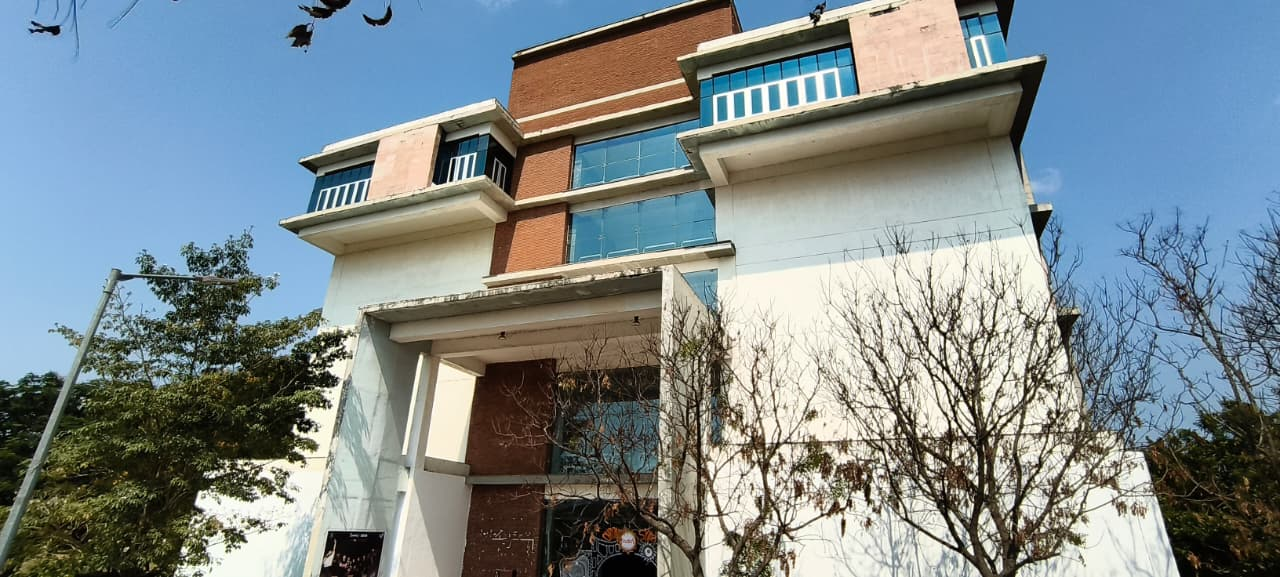
#> input picture source_images/image_1.jpeg, 1280 x 577 px, found by its file name
$ python futuristic.py
#> lines starting #> are read from the running program, lines starting #| are printed output that depends on the picture; after the words box and inside, x2 and y2 are one past the last pixel; in counts of white or black regions, pixels touching at a corner belong together
import cv2
import numpy as np
import math

def apply_futuristic_v2(input_path, output_path):
#> called with input_path = 'source_images/image_1.jpeg', output_path = 'processed_images/futuristic_style.png'
    img = cv2.imread(input_path)
#> img is the input picture: shape (577, 1280, 3); mean B, G, R 140.8, 137.4, 125.5
    h, w = img.shape[:2]

    # ── 1. UPSCALE for more detail headroom ──────────────────────────────────
    scale = 2
    img = cv2.resize(img, (w * scale, h * scale), interpolation=cv2.INTER_CUBIC)
#> img: shape (1154, 2560, 3)
    h, w = img.shape[:2]

    # ── 2. BASE COLOR GRADE: deep night-city cyan-blue ────────────────────────
    b, g, r = cv2.split(img.astype(np.float32))
    r = np.clip(r * 0.45, 0, 255)
    g = np.clip(g * 0.75, 0, 255)
    b = np.clip(b * 1.1 + 30, 0, 255)
    tinted = cv2.merge([b, g, r]).astype(np.uint8)

    # ── 3. CLAHE contrast on luminance ───────────────────────────────────────
    lab = cv2.cvtColor(tinted, cv2.COLOR_BGR2LAB)
#> lab: shape (1154, 2560, 3); mean of channels 0, 1, 2 110.3, 138.5, 83.8
    l, a, b_ch = cv2.split(lab)
    clahe = cv2.createCLAHE(clipLimit=4.0, tileGridSize=(8, 8))
    l = clahe.apply(l)
    base = cv2.cvtColor(cv2.merge([l, a, b_ch]), cv2.COLOR_LAB2BGR)

    # ── 4. MULTI-LAYER NEON EDGE GLOW ────────────────────────────────────────
    gray = cv2.cvtColor(base, cv2.COLOR_BGR2GRAY)

    # Fine edges
    edges_fine = cv2.Canny(gray, 40, 120)
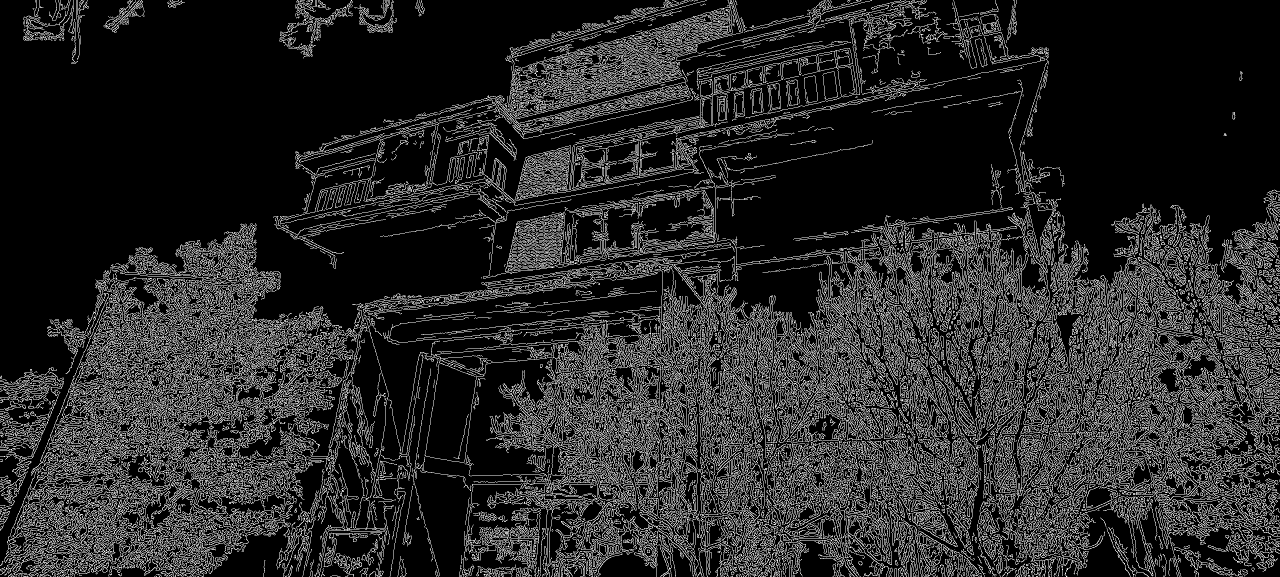
#> edges_fine: shape (1154, 2560) (shown at 1/2 size); 15.8% white in thin lines or dots
    # Coarse structural edges
    edges_coarse = cv2.Canny(gray, 15, 60)
#> edges_coarse: shape (1154, 2560); 20.4% white in thin lines or dots
    edges_coarse = cv2.dilate(edges_coarse, np.ones((3,3), np.uint8), iterations=1)
#> edges_coarse: shape (1154, 2560); 60.9% white; 26187 black regions (23282 under 20 px), largest, box (x1, y1, x2, y2) and area: (0, 0, 1148, 644) 276404, (1432, 192, 2034, 495) 84430, (609, 0, 1167, 229) 64469

    def make_glow(edges, color_bgr, blur_sizes):
#> called with color_bgr = (255, 255, 0)
        glow = np.zeros((h, w, 3), np.float32)
        for bsz, strength in blur_sizes:
            layer = np.zeros((h, w, 3), np.float32)
            for c, val in enumerate(color_bgr):
                layer[:,:,c] = edges.astype(np.float32) * (val / 255.0)
            blurred = cv2.GaussianBlur(layer, (bsz, bsz), 0)
            glow += blurred * strength
        return np.clip(glow, 0, 255).astype(np.uint8)

    # Cyan primary glow
    glow_cyan = make_glow(edges_fine, (255, 255, 0),
                          [(3,0.6), (9,0.4), (21,0.25), (41,0.1)])
    # Purple secondary glow on structure
    glow_purple = make_glow(edges_coarse, (255, 0, 200),
                            [(5,0.3), (15,0.2), (35,0.1)])
#> call 2 of make_glow, with color_bgr = (255, 0, 200)
#> after the loop in make_glow (call 2), `for bsz, strength in blur_sizes:`:
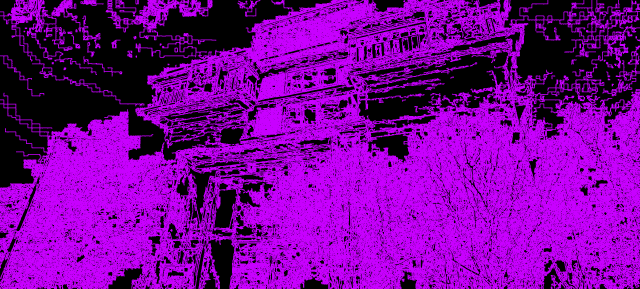
#> layer: shape (1154, 2560, 3) float32 (shown at 1/4 size); mean of channels 0, 1, 2 155.8, 0, 118.7; drawn as B, G, R
    # White hot core
    glow_white = make_glow(edges_fine, (255, 255, 255),
                           [(3,0.5)])
#> call 3 of make_glow, with color_bgr = (255, 255, 255)
#> after the loop in make_glow (call 3), `for bsz, strength in blur_sizes:`:
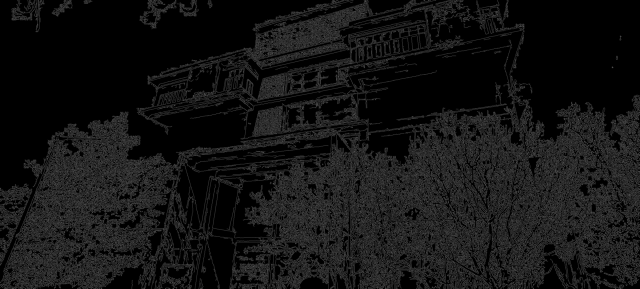
#> glow: shape (1154, 2560, 3) float32 (shown at 1/4 size); min 0, max 111.6, mean 20.2

    result = cv2.addWeighted(base, 1.0, glow_cyan, 0.7, 0)
    result = cv2.addWeighted(result, 1.0, glow_purple, 0.4, 0)
    result = cv2.addWeighted(result, 1.0, glow_white, 0.3, 0)

    # ── 5. ATMOSPHERIC VIGNETTE (heavy outer darkness) ───────────────────────
    Y, X = np.ogrid[:h, :w]
    cx, cy = w // 2, h // 2
    dist = np.sqrt(((X - cx) / cx) ** 2 + ((Y - cy) / cy) ** 2)
    vignette = np.clip(1.0 - 0.9 * (dist ** 1.4), 0.1, 1.0).astype(np.float32)
    for c in range(3):
        result[:,:,c] = np.clip(result[:,:,c].astype(np.float32) * vignette, 0, 255).astype(np.uint8)
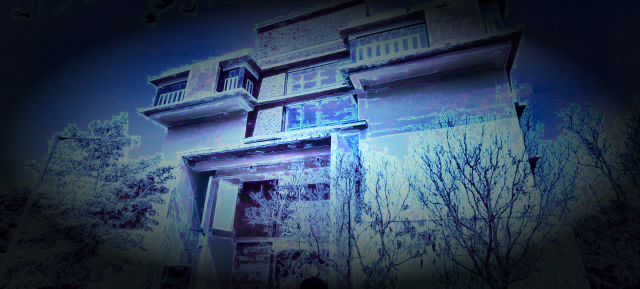
#> result: shape (1154, 2560, 3) (shown at 1/4 size); mean B, G, R 87.8, 64.8, 46.9

    # ── 6. PERSPECTIVE GRID (ground plane hologram) ──────────────────────────
    grid = np.zeros((h, w, 3), np.float32)
    horizon_y = int(h * 0.72)
    vp_x = w // 2  # vanishing point

    # Vertical perspective lines radiating from vanishing point
    num_vlines = 22
    for i in range(num_vlines + 1):
        t = i / num_vlines
        base_x = int(w * t)
        alpha = 1.0 - abs(t - 0.5) * 1.6
        alpha = max(0.0, alpha)
        color = (0, int(200 * alpha), int(255 * alpha))
        cv2.line(grid, (vp_x, horizon_y), (base_x, h), color, 1)

    # Horizontal lines (foreshortened)
    num_hlines = 14
    for i in range(num_hlines):
        t = (i / num_hlines) ** 2  # quadratic for perspective
        y = int(horizon_y + t * (h - horizon_y))
        alpha = t ** 0.5
        color = (0, int(150 * alpha), int(255 * alpha))
        cv2.line(grid, (0, y), (w, y), color, 1)

    grid_blur = cv2.GaussianBlur(grid, (3, 3), 0)
    result = cv2.addWeighted(result, 1.0, grid_blur.astype(np.uint8), 0.22, 0)

    # ── 7. SCANLINES (CRT/hologram texture) ──────────────────────────────────
    for y in range(0, h, 4):
        result[y, :] = (result[y, :].astype(np.float32) * 0.75).astype(np.uint8)

    # ── 8. CHROMATIC ABERRATION (sci-fi lens fringe) ─────────────────────────
    shift = 4
    b2, g2, r2 = cv2.split(result)
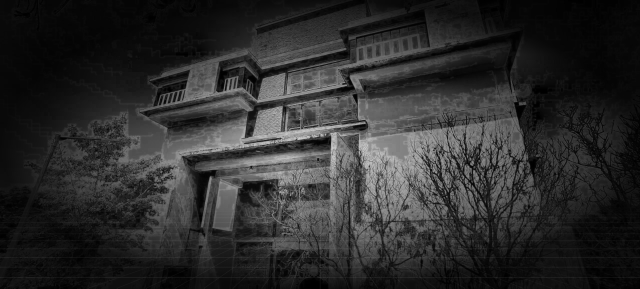
#> r2: shape (1154, 2560) (shown at 1/4 size); min 0, max 232, mean 44.3
    M_r = np.float32([[1, 0, shift], [0, 1, 0]])
#> M_r = [[1, 0, 4], [0, 1, 0]]
    M_b = np.float32([[1, 0, -shift], [0, 1, 0]])
#> M_b = [[1, 0, -4], [0, 1, 0]]
    r2 = cv2.warpAffine(r2, M_r, (w, h))
    b2 = cv2.warpAffine(b2, M_b, (w, h))
    result = cv2.merge([b2, g2, r2])

    # ── 9. LIGHT STREAKS on bright windows ───────────────────────────────────
    bright_mask = cv2.threshold(gray, 180, 255, cv2.THRESH_BINARY)[1]
#> bright_mask: shape (1154, 2560); 16.2% white; 4053 white regions (2849 under 20 px), largest, box (x1, y1, x2, y2) and area: (472, 489, 1462, 714) 39593, (361, 916, 688, 1154) 31986, (1435, 529, 1695, 721) 28001
    streak_layer = np.zeros((h, w, 3), np.float32)
    # Horizontal motion blur for streak
    streak_kernel = np.zeros((1, 61), np.float32)
    streak_kernel[0, :] = np.linspace(0, 1, 31).tolist() + np.linspace(1, 0, 30).tolist()
    streak_kernel /= streak_kernel.sum()
    for c, col in enumerate([(0, 200, 255), (100, 0, 255), (0, 255, 200)]):
        lyr = np.zeros((h, w), np.float32)
        lyr[bright_mask > 0] = col[c]
        streaked = cv2.filter2D(lyr, -1, streak_kernel)
        streak_layer[:,:,c] = streaked
#> this loop made 3 passes
#> pass 3, in apply_futuristic_v2, `streaked = cv2.filter2D(lyr, -1, streak_kernel)`:
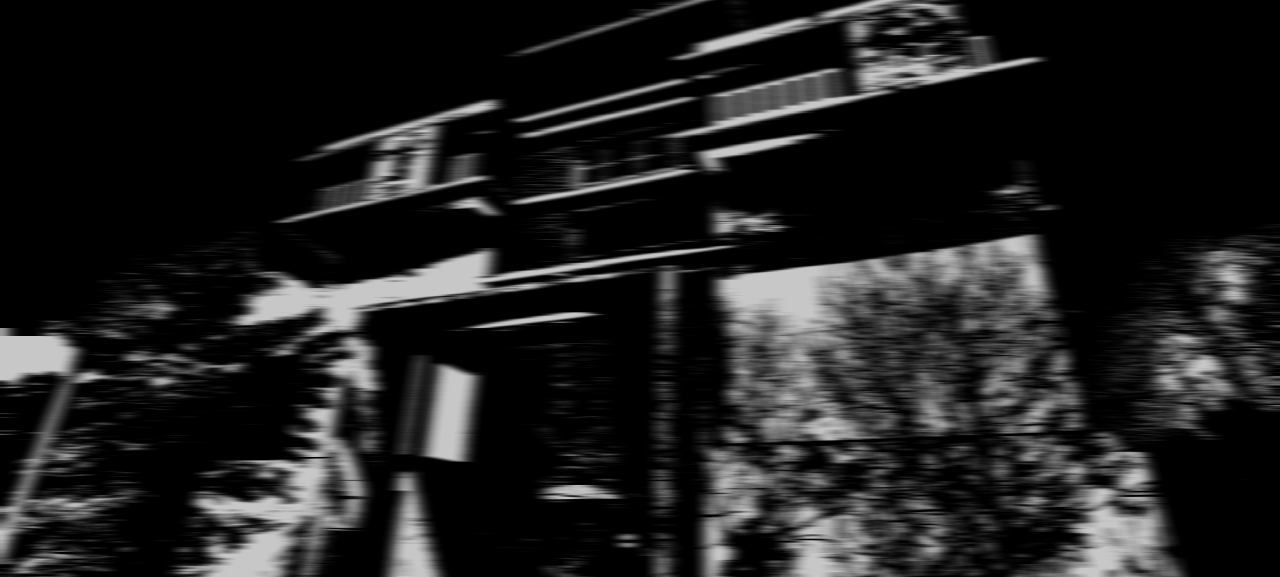
#> streaked: shape (1154, 2560) float32 (shown at 1/2 size); min 0, max 200, mean 32.4
    streak_blur = cv2.GaussianBlur(streak_layer, (1, 7), 0)
    result = cv2.addWeighted(result, 1.0,
                             np.clip(streak_blur, 0, 255).astype(np.uint8), 0.35, 0)

    # ── 10. PARTICLE DOTS (floating data points) ─────────────────────────────
    rng = np.random.default_rng(42)
    num_particles = 280
    px = rng.integers(0, w, num_particles)
    py = rng.integers(0, int(h * 0.75), num_particles)
    sizes = rng.integers(1, 5, num_particles)
    for i in range(num_particles):
        brightness = rng.random()
        if brightness > 0.7:
            color = (int(255*brightness), int(255*brightness), 0)   # cyan
        elif brightness > 0.4:
            color = (int(200*brightness), 0, int(255*brightness))   # purple
        else:
            color = (int(255*brightness), int(255*brightness), int(255*brightness))  # white
        cv2.circle(result, (int(px[i]), int(py[i])), int(sizes[i]), color, -1)

    # ── 11. HUD OVERLAY ELEMENTS ─────────────────────────────────────────────
    hud = np.zeros((h, w, 4), np.uint8)  # BGRA for alpha compositing

    def draw_hud_rect(img, x1, y1, x2, y2, color, alpha=0.18):
        overlay = img.copy()
        cv2.rectangle(overlay, (x1, y1), (x2, y2), color, -1)
        cv2.addWeighted(overlay, alpha, img, 1 - alpha, 0, img)
        cv2.rectangle(img, (x1, y1), (x2, y2), color, 1)

    # Top status bar
    draw_hud_rect(result, 0, 0, w, 55, (0, 180, 255), 0.25)
    # Bottom data bar
    draw_hud_rect(result, 0, h - 65, w, h, (0, 100, 200), 0.25)

    # Corner HUD brackets — thick & detailed
    bracket_c = (0, 255, 220)
    bracket_c2 = (100, 100, 255)
    L = 90; T = 2; mg = 20
    for (cx2, cy2, sx, sy) in [(mg, mg, 1, 1), (w-mg, mg, -1, 1),
                                (mg, h-mg, 1, -1), (w-mg, h-mg, -1, -1)]:
        cv2.line(result, (cx2, cy2), (cx2 + sx*L, cy2), bracket_c, T+1)
        cv2.line(result, (cx2, cy2), (cx2, cy2 + sy*L), bracket_c, T+1)
        cv2.line(result, (cx2 + sx*8, cy2 + sy*8),
                 (cx2 + sx*L, cy2 + sy*8), bracket_c2, 1)
        cv2.line(result, (cx2 + sx*8, cy2 + sy*8),
                 (cx2 + sx*8, cy2 + sy*L), bracket_c2, 1)
        cv2.circle(result, (cx2, cy2), 4, (255, 255, 255), -1)

    # Center crosshair
    cx2, cy2 = w//2, h//2 - 40
    cv2.line(result, (cx2-30, cy2), (cx2+30, cy2), (0,255,200), 1)
    cv2.line(result, (cx2, cy2-30), (cx2, cy2+30), (0,255,200), 1)
    cv2.circle(result, (cx2, cy2), 18, (0,255,200), 1)
    cv2.circle(result, (cx2, cy2), 5, (0,255,200), -1)

    # Side tick marks
    for y_tick in range(100, h-100, 40):
        cv2.line(result, (mg, y_tick), (mg+15, y_tick), (0, 200, 255), 1)
        cv2.line(result, (w-mg, y_tick), (w-mg-15, y_tick), (0, 200, 255), 1)

    # ── 12. HUD TEXT ─────────────────────────────────────────────────────────
    font = cv2.FONT_HERSHEY_SIMPLEX
#> font = 0
    font_m = cv2.FONT_HERSHEY_DUPLEX
#> font_m = 2

    def put_text_glow(img, text, pos, scale, color, thickness=1):
        glow_col = tuple(min(255, int(c * 1.5)) for c in color)
        cv2.putText(img, text, pos, font, scale, glow_col, thickness+2, cv2.LINE_AA)
        cv2.putText(img, text, pos, font, scale, color, thickness, cv2.LINE_AA)

    # Top bar texts
    put_text_glow(result, "SALVARA :: IMAGIX CHALLENGE", (mg+5, 36),
                  0.75, (0, 255, 220), 1)
    put_text_glow(result, "SCAN ID: SLV-2087-FTR", (w - 380, 36),
                  0.65, (180, 255, 255), 1)

    # Bottom bar texts
    put_text_glow(result, "FUTURE SCAN ACTIVE", (mg+5, h-20),
                  0.6, (0, 255, 200), 1)
    put_text_glow(result, "STRUCTURE: ANALYZED", (w//2 - 150, h-20),
                  0.6, (100, 200, 255), 1)
    put_text_glow(result, "SYS: ONLINE  //  RES: 4K", (w-340, h-20),
                  0.55, (0, 180, 255), 1)

    # Floating data tags near building features
    tags = [
        (int(w*0.38), int(h*0.12), "ROOFTOP SENSOR ARRAY"),
        (int(w*0.55), int(h*0.30), "SOLAR GLASS: ACTIVE"),
        (int(w*0.20), int(h*0.55), "ACCESS NODE"),
        (int(w*0.65), int(h*0.60), "STRUCTURAL LOAD: 98%"),
    ]
    for tx, ty, label in tags:
        cv2.line(result, (tx, ty), (tx+60, ty-25), (0,200,255), 1)
        put_text_glow(result, label, (tx+62, ty-28), 0.38, (0,230,255), 1)
        cv2.circle(result, (tx, ty), 4, (0,255,200), -1)
        cv2.circle(result, (tx, ty), 8, (0,255,200), 1)

    # ── 13. FINAL TONE CURVE (slight S-curve punch) ───────────────────────────
    lut = np.array([
        np.clip(((i/255.0)**0.85) * 255, 0, 255)
        for i in range(256)
    ], dtype=np.uint8)
#> lut = 256 values from 0 to 255
    result = cv2.LUT(result, lut)

    # ── 14. DOWNSCALE BACK to original size ──────────────────────────────────
    result = cv2.resize(result, (w//scale, h//scale), interpolation=cv2.INTER_AREA)

    cv2.imwrite(output_path, result, [cv2.IMWRITE_JPEG_QUALITY, 97])
    print(f"Done → {output_path}")

if __name__ == "__main__":
    apply_futuristic_v2(
        "source_images/image_1.jpeg",
        "processed_images/futuristic_style.png"
    )

$ run again, with source_images/image_2.jpeg copied over source_images/image_1.jpeg
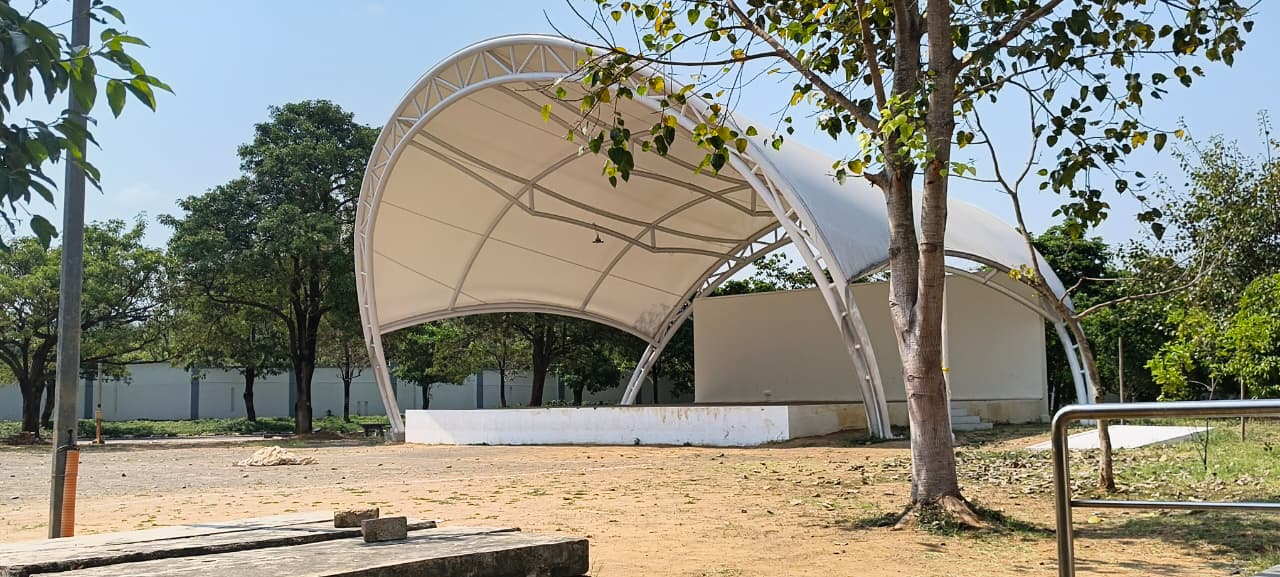
#> input picture source_images/image_2.jpeg, 1280 x 577 px, found by its file name
#> in apply_futuristic_v2, img is the input picture: shape (577, 1280, 3); mean B, G, R 125.4, 138.2, 139.5
#> img: shape (1154, 2560, 3)
#> lab: shape (1154, 2560, 3); mean of channels 0, 1, 2 108.7, 132.4, 93.3
#> in apply_futuristic_v2, `edges_fine = cv2.Canny(gray, 40, 120)`:
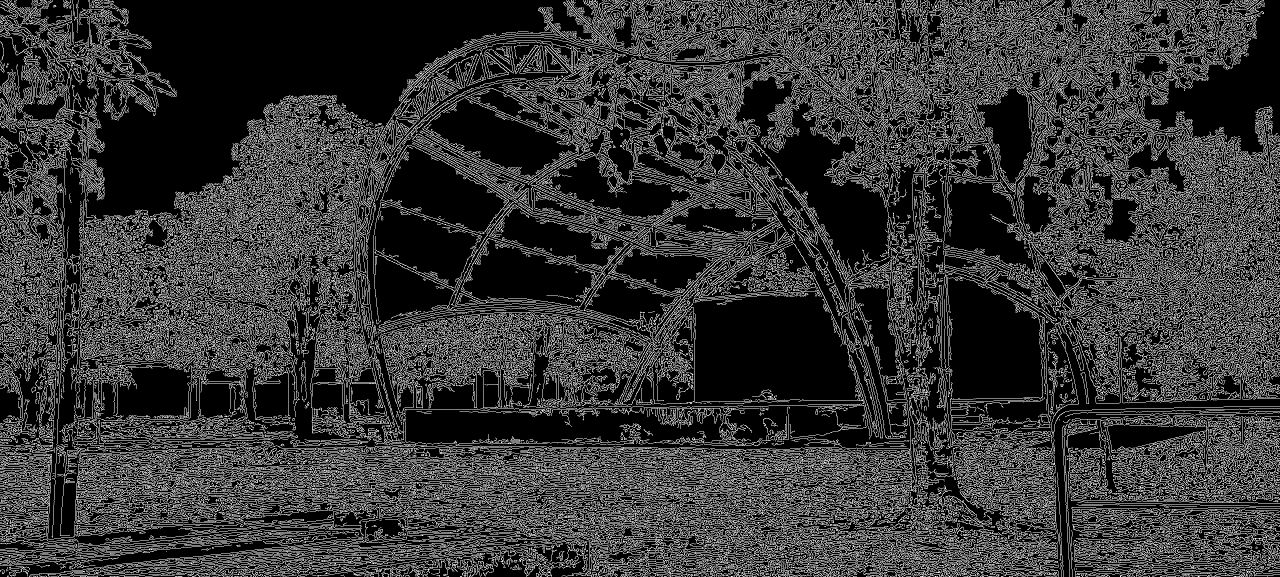
#> edges_fine: shape (1154, 2560) (shown at 1/2 size); 21.4% white in thin lines or dots
#> after the loop in make_glow (call 2), `for bsz, strength in blur_sizes:`:
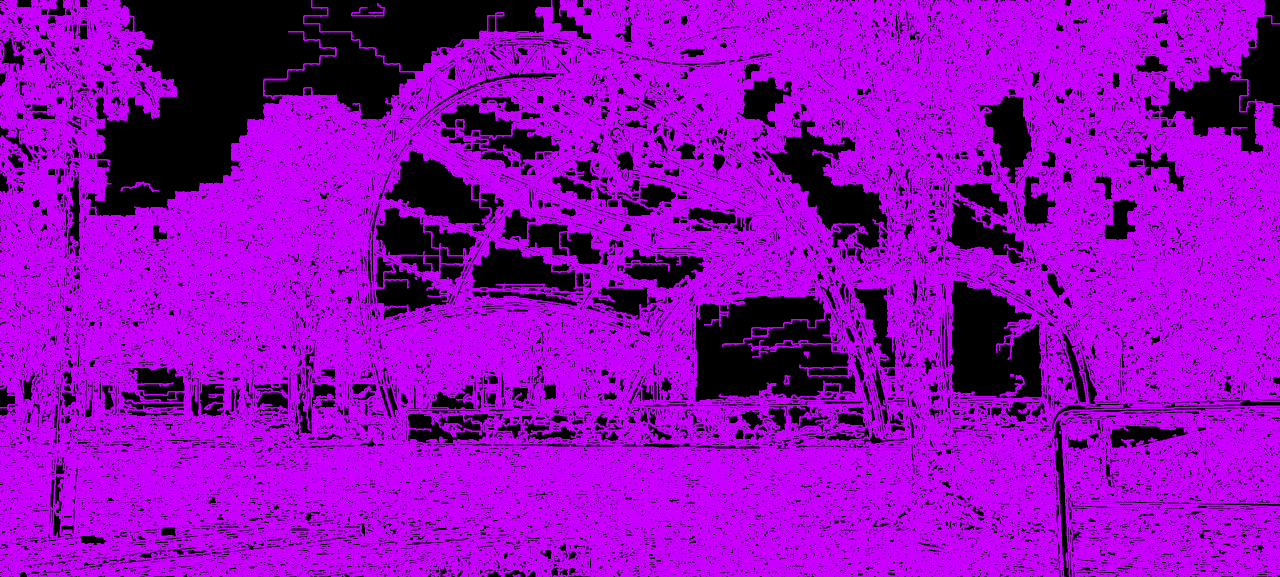
#> layer: shape (1154, 2560, 3) float32 (shown at 1/2 size); mean of channels 0, 1, 2 185.2, 0, 140.8; drawn as B, G, R
#> M_r = [[1, 0, 4], [0, 1, 0]]
#> M_b = [[1, 0, -4], [0, 1, 0]]
#> font = 0
#> font_m = 2
#> lut = 256 values from 0 to 255
